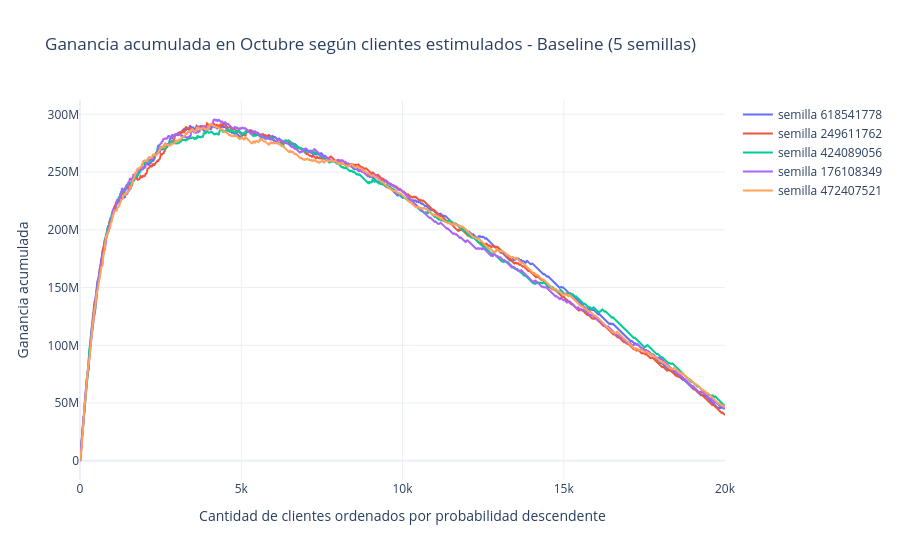

Source (notebook cell):
### Markdown cell above
##### Ganancia Acumulada en Octubre (5 semillas)

### Code cell
import plotly.graph_objects as go

limite = 20000  # cuántos clientes mostrar en el eje x

fig = go.Figure()
for seed in semillas[:n_semillas_test]:
  # Carga el modelo guardado de esta semilla y predice octubre
    model_seed = lgb.Booster(model_file=modelos_path + f'EM_Baseline_Train0508_Test10_s{seed}.txt')
    y_pred_seed = model_seed.predict(X_test)

  # Resultado real de cada cliente en ese orden: gana solo si fue BAJA+2
    orden = np.argsort(y_pred_seed)[::-1]                   # clientes de octubre de mayor a menor probabilidad  
    ganancia_ordenada = np.where(y_test.values[orden] == 'BAJA+2', ganancia_acierto, -costo_estimulo)
    ganancia_acumulada = np.cumsum(ganancia_ordenada)     # ganancia si se estimulan los primeros 1, 2, 3... clientes

    fig.add_trace(go.Scatter(
        x=list(range(1, limite + 1)), y=ganancia_acumulada[:limite],
        mode='lines', name=f'semilla {seed}'
    ))

fig.update_layout(
    title='Ganancia acumulada en Octubre según clientes estimulados - Baseline (5 semillas)',
    xaxis_title='Cantidad de clientes ordenados por probabilidad descendente',
    yaxis_title='Ganancia acumulada',
    xaxis_range=[0, limite],
    template='plotly_white'
)

fig.show()

### Figure 1 — Plotly figure (JSON) as saved in the notebook; plotly's stock layout.template omitted (floating-point values rounded to 4 significant figures; data arrays with more than 128 entries replaced by an {"elided": "..."} marker saying what was removed)
{"data": [{"mode": "lines", "name": "semilla 618541778", "type": "scatter", "x": {"elided": "20000 int values"}, "y": {"elided": "20000 int values"}}, {"mode": "lines", "name": "semilla 249611762", "type": "scatter", "x": {"elided": "20000 int values"}, "y": {"elided": "20000 int values"}}, {"mode": "lines", "name": "semilla 424089056", "type": "scatter", "x": {"elided": "20000 int values"}, "y": {"elided": "20000 int values"}}, {"mode": "lines", "name": "semilla 176108349", "type": "scatter", "x": {"elided": "20000 int values"}, "y": {"elided": "20000 int values"}}, {"mode": "lines", "name": "semilla 472407521", "type": "scatter", "x": {"elided": "20000 int values"}, "y": {"elided": "20000 int values"}}], "layout": {"title": {"text": "Ganancia acumulada en Octubre según clientes estimulados - Baseline (5 semillas)"}, "xaxis": {"range": [0, 20000], "title": {"text": "Cantidad de clientes ordenados por probabilidad descendente"}}, "yaxis": {"title": {"text": "Ganancia acumulada"}}}}
